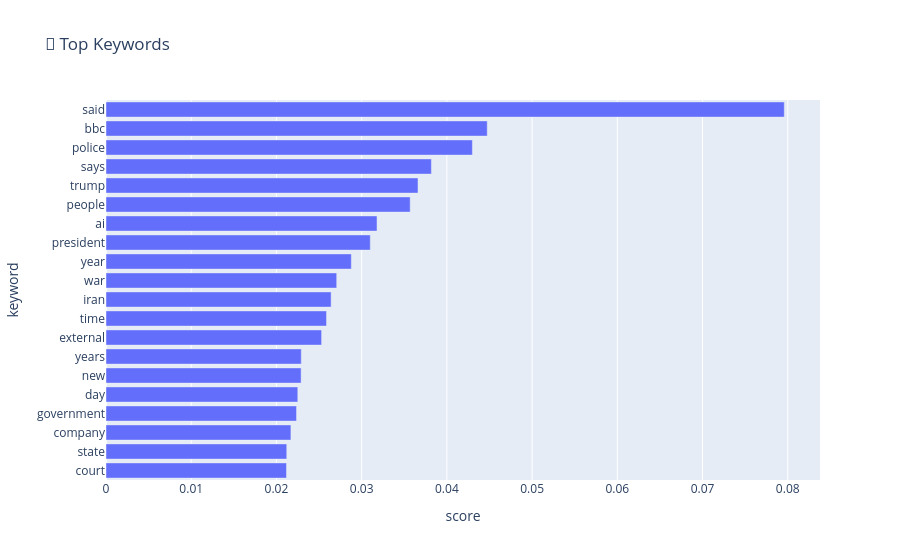

Here is the notebook cell this chart was saved with:
### Markdown cell above
## 4. Top Keywords (rápido)

### Code cell
from sklearn.feature_extraction.text import TfidfVectorizer

texts = df["clean_text"].fillna("").tolist()

vectorizer = TfidfVectorizer(
    stop_words="english",
    max_features=1000
)

X = vectorizer.fit_transform(texts)

scores = np.asarray(X.mean(axis=0)).ravel()
terms = vectorizer.get_feature_names_out()

top_idx = scores.argsort()[-20:]

keywords = [(terms[i], scores[i]) for i in top_idx]
keywords = sorted(keywords, key=lambda x: x[1])

kw_df = pd.DataFrame(keywords, columns=["keyword", "score"])

fig = px.bar(
    kw_df,
    x="score",
    y="keyword",
    orientation="h",
    title="🔑 Top Keywords"
)
fig.show()

### Figure 1 — Plotly figure (JSON) as saved in the notebook; plotly's stock layout.template omitted (floating-point values rounded to 4 significant figures)
{"data": [{"hovertemplate": "score=%{x}<br>keyword=%{y}<extra></extra>", "legendgroup": "", "marker": {"color": "#636efa", "pattern": {"shape": ""}}, "name": "", "orientation": "h", "showlegend": false, "textposition": "auto", "type": "bar", "x": [0.02118, 0.02121, 0.0217, 0.02236, 0.0225, 0.02289, 0.02291, 0.0253, 0.02588, 0.02642, 0.02707, 0.02879, 0.03101, 0.0318, 0.03569, 0.03661, 0.03818, 0.04299, 0.04474, 0.07959], "xaxis": "x", "y": ["court", "state", "company", "government", "day", "new", "years", "external", "time", "iran", "war", "year", "president", "ai", "people", "trump", "says", "police", "bbc", "said"], "yaxis": "y"}], "layout": {"barmode": "relative", "legend": {"tracegroupgap": 0}, "title": {"text": "🔑 Top Keywords"}, "xaxis": {"anchor": "y", "domain": [0, 1], "title": {"text": "score"}}, "yaxis": {"anchor": "x", "domain": [0, 1], "title": {"text": "keyword"}}}}
